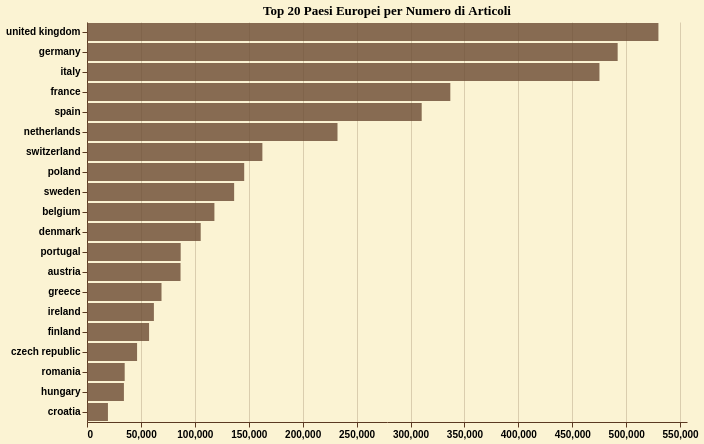

Express this chart as Vega-Lite.
### Vega-Lite specification from a JSON file in a GitHub repository (floating-point values rounded to 4 significant figures)
{"$schema": "https://vega.github.io/schema/vega-lite/v5.20.1.json", "config": {"area": {"color": "#6b4a32", "opacity": 0.8}, "axis": {"domainColor": "#5a3921", "gridColor": "#5a3921", "gridOpacity": 0.2, "labelColor": "black", "labelFontWeight": "bold", "tickColor": "#5a3921", "titleColor": "black", "titleFont": "EB Garamond"}, "background": "#fbf3d3", "bar": {"color": "#6b4a32", "opacity": 0.8}, "legend": {"labelColor": "black", "labelFont": "EB Garamond", "titleColor": "black", "titleFont": "EB Garamond"}, "line": {"color": "#6b4a32", "opacity": 0.8}, "mark": {"color": "#6b4a32", "opacity": 0.8}, "point": {"color": "#6b4a32", "opacity": 0.8}, "title": {"color": "black", "font": "EB Garamond"}, "view": {"height": 250, "stroke": null, "width": 350}}, "data": {"name": "data-a6a9137772edff013acf765dc50e8293"}, "datasets": {"data-a6a9137772edff013acf765dc50e8293": [{"count": 529904, "country": "united kingdom", "percent": 14.96}, {"count": 492103, "country": "germany", "percent": 13.89}, {"count": 475212, "country": "italy", "percent": 13.41}, {"count": 336918, "country": "france", "percent": 9.51}, {"count": 310379, "country": "spain", "percent": 8.76}, {"count": 232294, "country": "netherlands", "percent": 6.56}, {"count": 162632, "country": "switzerland", "percent": 4.59}, {"count": 145779, "country": "poland", "percent": 4.11}, {"count": 136447, "country": "sweden", "percent": 3.85}, {"count": 118155, "country": "belgium", "percent": 3.34}, {"count": 105454, "country": "denmark", "percent": 2.98}, {"count": 86882, "country": "portugal", "percent": 2.45}, {"count": 86746, "country": "austria", "percent": 2.45}, {"count": 69100, "country": "greece", "percent": 1.95}, {"count": 62047, "country": "ireland", "percent": 1.75}, {"count": 57555, "country": "finland", "percent": 1.62}, {"count": 46429, "country": "czech republic", "percent": 1.31}, {"count": 34956, "country": "romania", "percent": 0.99}, {"count": 34243, "country": "hungary", "percent": 0.97}, {"count": 19424, "country": "croatia", "percent": 0.55}]}, "encoding": {"tooltip": [{"field": "country", "title": "Paese", "type": "nominal"}, {"field": "count", "title": "Articoli", "type": "quantitative"}, {"field": "percent", "title": "% sul totale", "type": "quantitative"}], "x": {"axis": {"format": ",d"}, "field": "count", "scale": {"domain": [0, 556400.0]}, "title": "", "type": "quantitative"}, "y": {"field": "country", "sort": "-x", "title": "", "type": "nominal"}}, "height": 400, "mark": {"type": "bar"}, "title": "Top 20 Paesi Europei per Numero di Articoli", "width": 600}
